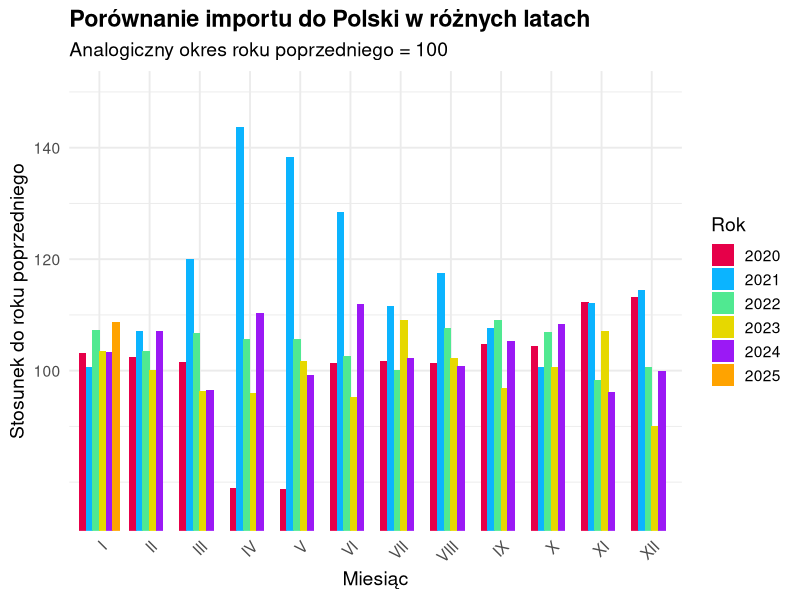

R code for this plot:
library(ggplot2)
library(dplyr)
library(readr)
library(tidyr)

# Dane oraz oryginalny wykres: https://dashboard.stat.gov.pl/

# Oryginalny wykres na stronie jest interaktywny, więc teoretycznie możnaby go
# analizować pod różnymi kątami. Według mnie, jezeli chcielibysmy porownac import
# na przestrzeni lat to tamten wykres jest nieczytelny z dwoch powodow:
# 1. Jest to zły typ wykresu, na wykresie liniowym ciężko jest dostrzec różnice w wartościach w tym samym punkcie
# 2. Paleta kolorów utrudnia rozróżnianie danych. Niektóre odcienie niebieskiego wyglądają niemal identycznie
# i nawet korzystajac z interaktywnych feature'ow nie moglem do konca odczytac co jest czym
# *3. Opis wykresu nie jest zbyt dobry, w tytule jest mowa o zł, jednak wartosci na wykresie to w rzeczywistosci 
# porownanie '?procentowe?', tzn. wartosc 108.2 sugeruje, ze byl wzrost o 8.2% wzgledem poprzedniego roku

# Uwazam, ze moj wykres jest lepszy, poniewaz jest duzo bardziej czytelny.
# Uzycie mocno rozniacych sie od siebie kolorow ulatwia szukanie odpowiednich 'kolumn'
# w celu zobaczenia trendow itp. Dodatkowo dopasowalem zakresy osi Y, tak zeby roznice 
# miedzy wartosciami byly bardziej zauwazalne. To pozwala na latwiejsze zidentyfikowanie
# miejsc, ktore chcemy glebiej przeanalizowac.
# A jezeli chcielibysmy analizowac trend na przestrzeni roku, to tez jest to mozliwe wlasnie 
# z uwagi na to ze kolory znaczaco sie od siebie roznia. 

dane <- read_delim(
  "dane.csv",
  delim = ",",
  quote = '"',
  locale = locale(decimal_mark = ",")
)

dane_long <- dane %>%
  pivot_longer(
    cols = c("I","II","III","IV","V","VI","VII","VIII","IX","X","XI","XII"),
    names_to  = "Miesiac",
    values_to = "Indeks"
  ) %>%
  filter(id_rok != 2019) %>%  # w 2019 nie ma danych
  mutate(
    Miesiac = factor(
      Miesiac,
      levels = c("I","II","III","IV","V","VI","VII","VIII","IX","X","XI","XII")
    ),
    Rok = factor(id_rok)
  )

base_colors <- c("#e60049", "#0bb4ff", "#50e991", "#e6d800", "#9b19f5", "#ffa300", "#dc0ab4", "#b3d4ff", "#00bfa0")

ggplot(dane_long, aes(x = Miesiac, y = Indeks, fill = Rok)) +
  geom_bar(stat = "identity", position = position_dodge(width = 0.8)) +
  scale_fill_manual(values = base_colors) + 
  scale_y_continuous(breaks = c(100, 120, 140)) +
  coord_cartesian(ylim = c(75, 150)) +
  labs(
    title    = "Porównanie importu do Polski w różnych latach",
    subtitle = "Analogiczny okres roku poprzedniego = 100",
    x        = "Miesiąc",
    y        = "Stosunek do roku poprzedniego",
    fill     = "Rok"
  ) +
  theme_minimal(base_size = 14) +
  theme(
    plot.title   = element_text(face = "bold"),
    axis.text.x  = element_text(angle = 45, hjust = 1)
  )
